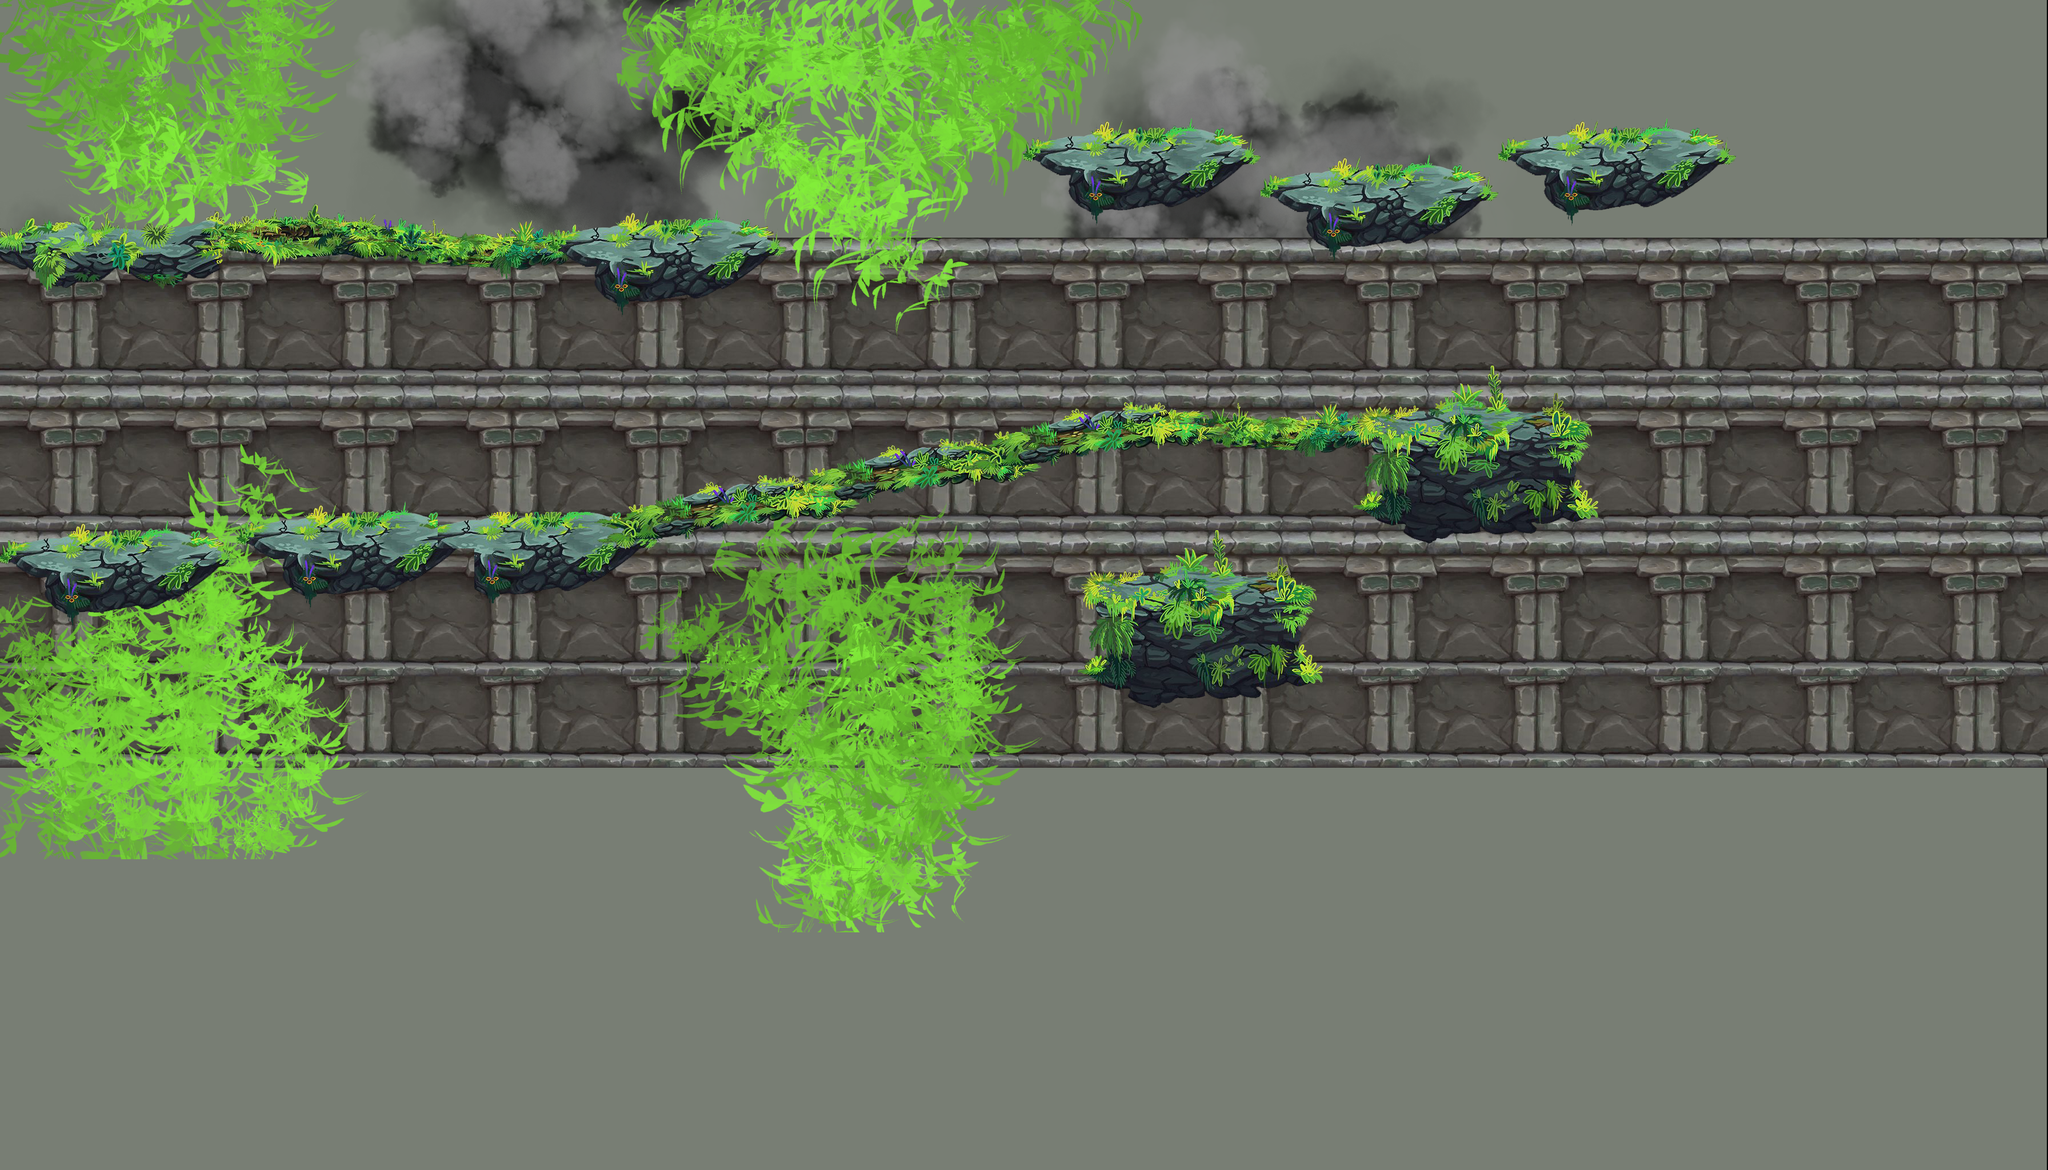

This game map was drawn from its Tiled (.tmx) file and the tilesets committed beside it. A one-line description and the trimmed map source follow:
An orthogonal 112x64 tile map with 32x32 px tiles, 6 tile layers (Rain, Stone_wall, Arbusto, Plataformas, ...), 7 tilesets and 2 objects.

<map version="1.2" tiledversion="1.2.2" orientation="orthogonal" renderorder="right-down" width="112" height="64" tilewidth="32" tileheight="32" infinite="0" nextlayerid="57" nextobjectid="7">
 <tileset firstgid="1" name="jardin_platforms" tilewidth="32" tileheight="32" tilecount="340" columns="17">
  <image source="jardin_platforms.png" width="564" height="657" />
 </tileset>
 <tileset firstgid="341" name="jardin_platforms2" tilewidth="32" tileheight="32" tilecount="493" columns="17">
  <image source="jardin_platforms2.png" width="564" height="943" />
 </tileset>
 <tileset firstgid="834" name="forest" tilewidth="32" tileheight="32" tilecount="860" columns="43">
  <image source="forest.png" width="1400" height="654" />
 </tileset>
 <tileset firstgid="1694" name="rain" tilewidth="32" tileheight="32" tilecount="4815" columns="107">
  <image source="rain.png" width="3440" height="1440" />
 </tileset>
 <tileset firstgid="6509" name="arbusto" tilewidth="32" tileheight="32" tilecount="4815" columns="107">
  <image source="arbusto.png" width="3440" height="1440" />
 </tileset>
 <tileset firstgid="11324" name="stone_texture_wall" tilewidth="32" tileheight="32" tilecount="196" columns="14">
  <image source="stone_texture_wall.jpg" width="474" height="474" />
 </tileset>
 <tileset firstgid="11520" name="s" tilewidth="32" tileheight="32" tilecount="64" columns="8">
  <image source="s.jpg" width="256" height="256" />
 </tileset>
 <layer id="31" name="Rain" width="112" height="64" offsetx="-2" offsety="0">
  <data>[7168 cells, 7168 non-empty, 1175 distinct tile ids]</data>
 </layer>
 <layer id="56" name="Stone_wall" width="112" height="64">
  <data>[7168 cells, 3248 non-empty, 64 distinct tile ids]</data>
 </layer>
 <layer id="55" name="Arbusto" width="112" height="64">
  <data>[7168 cells, 1877 non-empty, 1877 distinct tile ids]</data>
 </layer>
 <layer id="30" name="Plataformas" width="112" height="64" offsetx="-2" offsety="0">
  <data>[7168 cells, 932 non-empty, 445 distinct tile ids]</data>
 </layer>
 <layer id="51" name="Plataformas_caminos" width="112" height="64">
  <data>[7168 cells, 462 non-empty, 386 distinct tile ids]</data>
 </layer>
 <layer id="50" name="Props" width="112" height="64">
  <data>[7168 cells, 0 non-empty, 0 distinct tile ids]</data>
 </layer>
 <objectgroup id="37" name="Platform_collision" visible="0">
  <object id="5" x="-0.666667" y="823.333" width="604.667" height="71.3333" />
  <object id="6" x="766" y="790.667" width="864" height="328" />
 </objectgroup>
</map>
